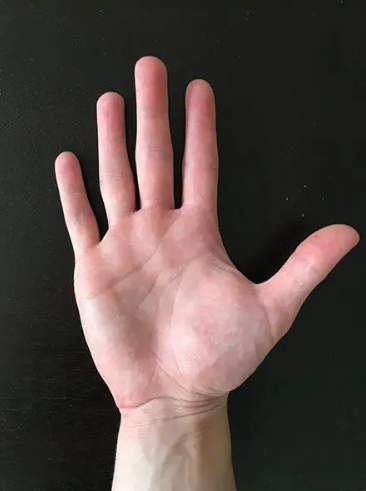
#> input picture el.png, 366 x 491 px, found by its file name
$ python kontorlardaki_uc_noktalari_bulma.py
#> lines starting #> are read from the running program, lines starting #| are printed output that depends on the picture; after the words box and inside, x2 and y2 are one past the last pixel; in counts of white or black regions, pixels touching at a corner belong together
import cv2
import imutils

image = cv2.imread("el.png")
#> image is the input picture: shape (491, 366, 3); mean B, G, R 68.1, 72, 86.3

# Gri tonlamaya çevir
gray = cv2.cvtColor(image, cv2.COLOR_BGR2GRAY)
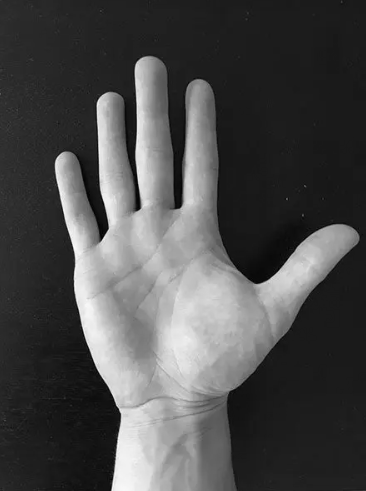
#> gray: shape (491, 366); min 0, max 252, mean 75.9

# bulanıklaştır
gray = cv2.GaussianBlur(gray, (5, 5), 0)

# İkili görüntü oluştur
thresh = cv2.threshold(gray, 45, 255, cv2.THRESH_BINARY)[1]
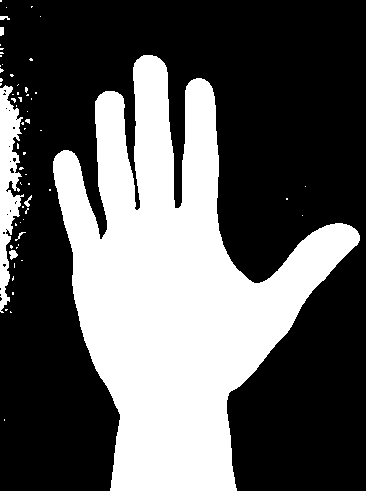
#> thresh: shape (491, 366); 36.4% white; 62 white regions (55 under 20 px), largest, box (x1, y1, x2, y2) and area: (53, 55, 360, 491) 62098, (0, 85, 24, 313) 2864, (9, 250, 18, 260) 58

# Küçük gürültüleri temizle
thresh = cv2.erode(thresh, None, iterations=2)
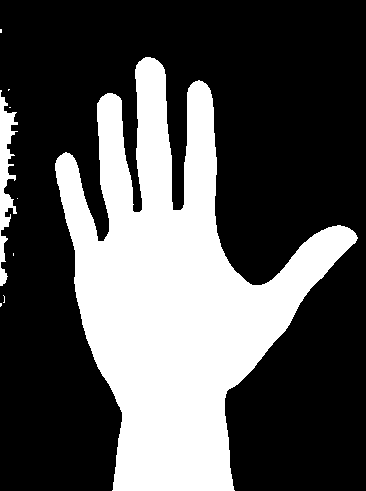
#> thresh: shape (491, 366); 33% white; 9 white regions (7 under 20 px), largest, box (x1, y1, x2, y2) and area: (55, 57, 358, 491) 57612, (0, 90, 18, 286) 1569
thresh = cv2.dilate(thresh, None, iterations=2)
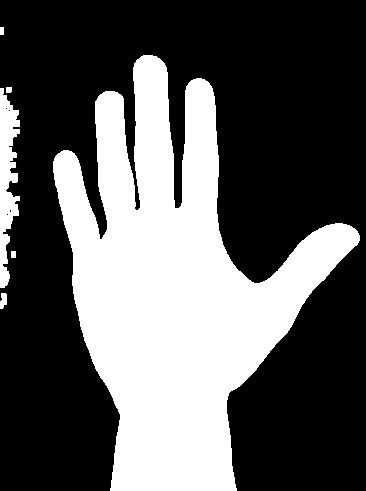
#> thresh: shape (491, 366); 36% white; 6 white regions

# Konturları bul
cnts = cv2.findContours(thresh.copy(), cv2.RETR_EXTERNAL, cv2.CHAIN_APPROX_SIMPLE)
#> cnts = 6 contours; box (x1, y1, x2, y2) and area: (53, 55, 360, 491) 61144, (0, 88, 20, 288) 2158, (0, 293, 7, 309) 68, (6, 87, 12, 93) 24, (11, 251, 16, 258) 24, (0, 27, 4, 35) 21
cnts = imutils.grab_contours(cnts)

# En büyük konturu seç (genellikle asıl nesne olur)
c = max(cnts, key=cv2.contourArea)
#> c = contour of 591 points, box (x1, y1, x2, y2) (53, 55, 360, 491), area 61144

# Kontur üzerindeki uç noktaları bul
extLeft = tuple(c[c[:, :, 0].argmin()][0])   # En sol nokta
#> extLeft = (53, 161)
extRight = tuple(c[c[:, :, 0].argmax()][0])  # En sağ nokta
#> extRight = (359, 240)
extTop = tuple(c[c[:, :, 1].argmin()][0])    # En üst nokta
#> extTop = (143, 55)
extBot = tuple(c[c[:, :, 1].argmax()][0])    # En alt nokta
#> extBot = (110, 490)

# Konturu ve uç noktaları çiz
cv2.drawContours(image, [c], -1, (0, 255, 255), 2)      # Sarı kontur
cv2.circle(image, extLeft, 8, (0, 0, 255), -1)          # Sol: Kırmızı
cv2.circle(image, extRight, 8, (0, 255, 0), -1)         # Sağ: Yeşil
cv2.circle(image, extTop, 8, (255, 0, 0), -1)           # Üst: Mavi
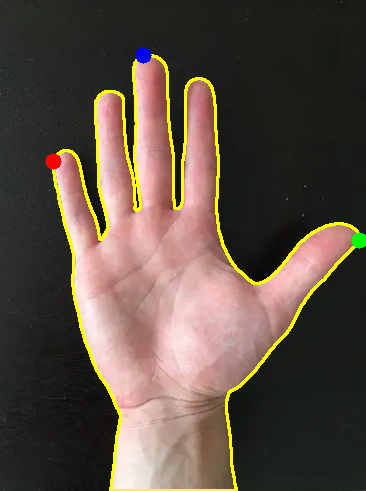
#> image: shape (491, 366, 3); mean B, G, R 66.2, 78.9, 92.5
cv2.circle(image, extBot, 8, (255, 255, 0), -1)         # Alt: Camgöbeği
#> image: shape (491, 366, 3); 0.06% of pixels changed, all inside (x1, y1, x2, y2) = (102, 482, 119, 491)

# Sonucu göster
cv2.imshow("Uç Noktalar", image)
cv2.waitKey(0)
cv2.destroyAllWindows()
